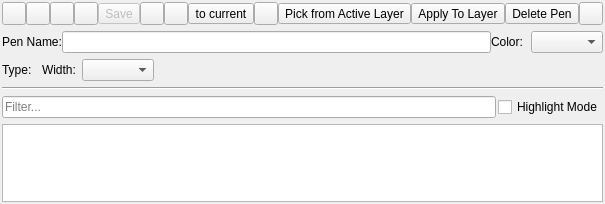
<?xml version="1.0" encoding="UTF-8"?>
<ui version="4.0">
 <class>LC_PenPaletteWidget</class>
 <widget class="QWidget" name="LC_PenPaletteWidget">
  <property name="geometry">
   <rect>
    <x>0</x>
    <y>0</y>
    <width>371</width>
    <height>204</height>
   </rect>
  </property>
  <property name="sizePolicy">
   <sizepolicy hsizetype="Preferred" vsizetype="Preferred">
    <horstretch>0</horstretch>
    <verstretch>0</verstretch>
   </sizepolicy>
  </property>
  <property name="windowTitle">
   <string>Pen Palette</string>
  </property>
  <layout class="QGridLayout" name="gridLayout">
   <property name="sizeConstraint">
    <enum>QLayout::SetDefaultConstraint</enum>
   </property>
   <property name="leftMargin">
    <number>2</number>
   </property>
   <property name="topMargin">
    <number>2</number>
   </property>
   <property name="rightMargin">
    <number>2</number>
   </property>
   <property name="bottomMargin">
    <number>2</number>
   </property>
   <property name="horizontalSpacing">
    <number>0</number>
   </property>
   <item row="1" column="0">
    <layout class="QHBoxLayout" name="layButtons">
     <item>
      <widget class="QToolButton" name="tbEditSelectResolvedFromEntity">
       <property name="toolTip">
        <string>Fill Pen Editor by Entity Drawing Pen</string>
       </property>
       <property name="text">
        <string/>
       </property>
       <property name="icon">
        <iconset resource="../../../../res/extui/extui.qrc">
         <normaloff>:/extui/relzeromove.png</normaloff>:/extui/relzeromove.png</iconset>
       </property>
      </widget>
     </item>
     <item>
      <widget class="QToolButton" name="tbEditSelectFromEntity">
       <property name="toolTip">
        <string>Fill Pen Editor by Entity Attributes</string>
       </property>
       <property name="text">
        <string/>
       </property>
       <property name="icon">
        <iconset resource="../../../../res/extui/extui.qrc">
         <normaloff>:/extui/selectsingle.png</normaloff>:/extui/selectsingle.png</iconset>
       </property>
      </widget>
     </item>
     <item>
      <widget class="QToolButton" name="tbEditSelectEntitiesByResolvedPen">
       <property name="toolTip">
        <string>Select Entities By Drawing Pen</string>
       </property>
       <property name="text">
        <string/>
       </property>
       <property name="icon">
        <iconset resource="../../../../res/extui/extui.qrc">
         <normaloff>:/extui/selectinvert.png</normaloff>:/extui/selectinvert.png</iconset>
       </property>
      </widget>
     </item>
     <item>
      <widget class="QToolButton" name="tbEditSelectEntities">
       <property name="toolTip">
        <string>Select Entities By Pen Attributes</string>
       </property>
       <property name="text">
        <string/>
       </property>
       <property name="icon">
        <iconset resource="../../../../res/extui/extui.qrc">
         <normaloff>:/extui/selectinters.png</normaloff>:/extui/selectinters.png</iconset>
       </property>
      </widget>
     </item>
     <item>
      <widget class="QToolButton" name="tbEditSave">
       <property name="enabled">
        <bool>false</bool>
       </property>
       <property name="toolTip">
        <string>Save</string>
       </property>
       <property name="text">
        <string>Save</string>
       </property>
       <property name="icon">
        <iconset resource="../../../../res/actions/actions.qrc">
         <normaloff>:/actions/filesave.png</normaloff>:/actions/filesave.png</iconset>
       </property>
      </widget>
     </item>
     <item>
      <widget class="QToolButton" name="tbEditApplyToSelection">
       <property name="toolTip">
        <string>Apply Pen To Selection</string>
       </property>
       <property name="text">
        <string/>
       </property>
       <property name="icon">
        <iconset resource="../../../../res/extui/extui.qrc">
         <normaloff>:/extui/selectdoubles.png</normaloff>:/extui/selectdoubles.png</iconset>
       </property>
      </widget>
     </item>
     <item>
      <widget class="QToolButton" name="tbEditApplyFromCurrent">
       <property name="toolTip">
        <string>Fill Editor Pen by Current Pen</string>
       </property>
       <property name="text">
        <string/>
       </property>
       <property name="icon">
        <iconset resource="../../../../res/actions/actions.qrc">
         <normaloff>:/actions/editredo.png</normaloff>:/actions/editredo.png</iconset>
       </property>
      </widget>
     </item>
     <item>
      <widget class="QToolButton" name="tbSetAsCurrent">
       <property name="toolTip">
        <string>Apply Editor Pen As Current Pen</string>
       </property>
       <property name="text">
        <string>to current</string>
       </property>
       <property name="icon">
        <iconset resource="../../../../res/actions/actions.qrc">
         <normaloff>:/actions/editundo.png</normaloff>:/actions/editundo.png</iconset>
       </property>
      </widget>
     </item>
     <item>
      <widget class="QToolButton" name="tbUpdateCurrentPenByActiveLayer">
       <property name="toolTip">
        <string>Update Current Pen by Active Layer' Pen</string>
       </property>
       <property name="text">
        <string/>
       </property>
       <property name="icon">
        <iconset resource="../../../../res/extui/extui.qrc">
         <normaloff>:/extui/back.png</normaloff>:/extui/back.png</iconset>
       </property>
      </widget>
     </item>
     <item>
      <widget class="QToolButton" name="tbPickFromActiveLayer">
       <property name="toolTip">
        <string>Fill Pen Editor from Active Layer's Pen</string>
       </property>
       <property name="text">
        <string>Pick from Active Layer</string>
       </property>
       <property name="icon">
        <iconset resource="../../../../res/extui/extui.qrc">
         <normaloff>:/extui/selectlayer.png</normaloff>:/extui/selectlayer.png</iconset>
       </property>
      </widget>
     </item>
     <item>
      <widget class="QToolButton" name="tbApplyToActiveLayer">
       <property name="toolTip">
        <string>Apply Editor Pen to Active Layer Pen</string>
       </property>
       <property name="text">
        <string>Apply To Layer</string>
       </property>
       <property name="icon">
        <iconset resource="../../../../res/ui/ui.qrc">
         <normaloff>:/ui/layeredit.png</normaloff>:/ui/layeredit.png</iconset>
       </property>
      </widget>
     </item>
     <item>
      <widget class="QToolButton" name="tbRemove">
       <property name="toolTip">
        <string>Remove Selected Pen</string>
       </property>
       <property name="text">
        <string>Delete Pen</string>
       </property>
       <property name="icon">
        <iconset resource="../../../../res/icons/icons.qrc">
         <normaloff>:/icons/remove.svg</normaloff>:/icons/remove.svg</iconset>
       </property>
      </widget>
     </item>
    </layout>
   </item>
   <item row="12" column="0" colspan="2">
    <widget class="QTableView" name="tableView">
     <property name="sizePolicy">
      <sizepolicy hsizetype="Expanding" vsizetype="Expanding">
       <horstretch>1</horstretch>
       <verstretch>1</verstretch>
      </sizepolicy>
     </property>
     <property name="minimumSize">
      <size>
       <width>0</width>
       <height>0</height>
      </size>
     </property>
     <property name="sizeAdjustPolicy">
      <enum>QAbstractScrollArea::AdjustToContents</enum>
     </property>
     <property name="autoScrollMargin">
      <number>6</number>
     </property>
     <property name="editTriggers">
      <set>QAbstractItemView::NoEditTriggers</set>
     </property>
     <property name="showDropIndicator" stdset="0">
      <bool>false</bool>
     </property>
     <property name="dragDropOverwriteMode">
      <bool>false</bool>
     </property>
     <property name="selectionMode">
      <enum>QAbstractItemView::SingleSelection</enum>
     </property>
     <property name="selectionBehavior">
      <enum>QAbstractItemView::SelectRows</enum>
     </property>
     <property name="iconSize">
      <size>
       <width>24</width>
       <height>24</height>
      </size>
     </property>
     <property name="showGrid">
      <bool>false</bool>
     </property>
     <property name="gridStyle">
      <enum>Qt::DashLine</enum>
     </property>
     <property name="cornerButtonEnabled">
      <bool>false</bool>
     </property>
     <attribute name="horizontalHeaderVisible">
      <bool>false</bool>
     </attribute>
     <attribute name="horizontalHeaderMinimumSectionSize">
      <number>24</number>
     </attribute>
     <attribute name="horizontalHeaderStretchLastSection">
      <bool>true</bool>
     </attribute>
     <attribute name="verticalHeaderVisible">
      <bool>false</bool>
     </attribute>
    </widget>
   </item>
   <item row="7" column="0" colspan="2">
    <layout class="QHBoxLayout" name="layTypeWidth">
     <item>
      <widget class="QLabel" name="lType">
       <property name="sizePolicy">
        <sizepolicy hsizetype="Preferred" vsizetype="Expanding">
         <horstretch>0</horstretch>
         <verstretch>0</verstretch>
        </sizepolicy>
       </property>
       <property name="minimumSize">
        <size>
         <width>40</width>
         <height>0</height>
        </size>
       </property>
       <property name="toolTip">
        <string/>
       </property>
       <property name="text">
        <string>Type:</string>
       </property>
      </widget>
     </item>
     <item>
      <widget class="QG_LineTypeBox" name="cbType" native="true">
       <property name="toolTip">
        <string>Line type</string>
       </property>
      </widget>
     </item>
     <item>
      <widget class="QLabel" name="label">
       <property name="sizePolicy">
        <sizepolicy hsizetype="Preferred" vsizetype="Expanding">
         <horstretch>0</horstretch>
         <verstretch>0</verstretch>
        </sizepolicy>
       </property>
       <property name="minimumSize">
        <size>
         <width>40</width>
         <height>0</height>
        </size>
       </property>
       <property name="text">
        <string>Width:</string>
       </property>
      </widget>
     </item>
     <item>
      <widget class="QG_WidthBox" name="cbWidth">
       <property name="toolTip">
        <string>Width of line</string>
       </property>
      </widget>
     </item>
     <item>
      <spacer name="horizontalSpacer_2">
       <property name="orientation">
        <enum>Qt::Horizontal</enum>
       </property>
       <property name="sizeHint" stdset="0">
        <size>
         <width>0</width>
         <height>20</height>
        </size>
       </property>
      </spacer>
     </item>
    </layout>
   </item>
   <item row="6" column="0" colspan="2">
    <layout class="QHBoxLayout" name="layPenColor">
     <item>
      <widget class="QLabel" name="lblName">
       <property name="sizePolicy">
        <sizepolicy hsizetype="Preferred" vsizetype="Expanding">
         <horstretch>0</horstretch>
         <verstretch>0</verstretch>
        </sizepolicy>
       </property>
       <property name="text">
        <string>Pen Name:</string>
       </property>
      </widget>
     </item>
     <item>
      <widget class="QLineEdit" name="lePenName">
       <property name="enabled">
        <bool>true</bool>
       </property>
       <property name="sizePolicy">
        <sizepolicy hsizetype="Preferred" vsizetype="Preferred">
         <horstretch>2</horstretch>
         <verstretch>0</verstretch>
        </sizepolicy>
       </property>
       <property name="minimumSize">
        <size>
         <width>0</width>
         <height>0</height>
        </size>
       </property>
       <property name="maximumSize">
        <size>
         <width>16777215</width>
         <height>16777215</height>
        </size>
       </property>
       <property name="baseSize">
        <size>
         <width>130</width>
         <height>22</height>
        </size>
       </property>
       <property name="toolTip">
        <string>Name of pen</string>
       </property>
      </widget>
     </item>
     <item>
      <widget class="QLabel" name="lColor">
       <property name="sizePolicy">
        <sizepolicy hsizetype="Preferred" vsizetype="Expanding">
         <horstretch>0</horstretch>
         <verstretch>0</verstretch>
        </sizepolicy>
       </property>
       <property name="minimumSize">
        <size>
         <width>40</width>
         <height>0</height>
        </size>
       </property>
       <property name="text">
        <string>Color:</string>
       </property>
      </widget>
     </item>
     <item>
      <widget class="QG_ColorBox" name="cbColor"/>
     </item>
     <item>
      <spacer name="horizontalSpacer">
       <property name="orientation">
        <enum>Qt::Horizontal</enum>
       </property>
       <property name="sizeHint" stdset="0">
        <size>
         <width>0</width>
         <height>20</height>
        </size>
       </property>
      </spacer>
     </item>
    </layout>
   </item>
   <item row="8" column="0" colspan="2">
    <widget class="Line" name="line">
     <property name="orientation">
      <enum>Qt::Horizontal</enum>
     </property>
    </widget>
   </item>
   <item row="1" column="1">
    <widget class="QToolButton" name="tbSettings">
     <property name="toolTip">
      <string>Settings</string>
     </property>
     <property name="styleSheet">
      <string notr="true"/>
     </property>
     <property name="text">
      <string/>
     </property>
     <property name="icon">
      <iconset resource="../../../../res/actions/actions.qrc">
       <normaloff>:/actions/configure.png</normaloff>:/actions/configure.png</iconset>
     </property>
    </widget>
   </item>
   <item row="10" column="0" colspan="2">
    <layout class="QHBoxLayout" name="layFilter">
     <item>
      <widget class="QLineEdit" name="leFilterMask">
       <property name="sizePolicy">
        <sizepolicy hsizetype="Minimum" vsizetype="Minimum">
         <horstretch>1</horstretch>
         <verstretch>0</verstretch>
        </sizepolicy>
       </property>
       <property name="minimumSize">
        <size>
         <width>50</width>
         <height>0</height>
        </size>
       </property>
       <property name="toolTip">
        <string>Filtering pens by name</string>
       </property>
       <property name="placeholderText">
        <string>Filter...</string>
       </property>
       <property name="clearButtonEnabled">
        <bool>true</bool>
       </property>
      </widget>
     </item>
     <item>
      <spacer name="horizontalSpacer_3">
       <property name="orientation">
        <enum>Qt::Horizontal</enum>
       </property>
       <property name="sizeHint" stdset="0">
        <size>
         <width>2</width>
         <height>20</height>
        </size>
       </property>
      </spacer>
     </item>
     <item>
      <widget class="QCheckBox" name="cbHighlightMode">
       <property name="sizePolicy">
        <sizepolicy hsizetype="Preferred" vsizetype="Preferred">
         <horstretch>0</horstretch>
         <verstretch>0</verstretch>
        </sizepolicy>
       </property>
       <property name="toolTip">
        <string>If checked, matched pens are highlighted, otherwise non-matching pens are hidden.</string>
       </property>
       <property name="text">
        <string>Highlight Mode</string>
       </property>
      </widget>
     </item>
    </layout>
   </item>
  </layout>
 </widget>
 <customwidgets>
  <customwidget>
   <class>QG_LineTypeBox</class>
   <extends>QWidget</extends>
   <header>qg_linetypebox.h</header>
  </customwidget>
  <customwidget>
   <class>QG_ColorBox</class>
   <extends>QComboBox</extends>
   <header>../ui/components/comboboxes/qg_colorbox.h</header>
  </customwidget>
  <customwidget>
   <class>QG_WidthBox</class>
   <extends>QComboBox</extends>
   <header>../ui/components/comboboxes/qg_widthbox.h</header>
  </customwidget>
 </customwidgets>
 <resources>
  <include location="../../../../res/extui/extui.qrc"/>
  <include location="../../../../res/ui/ui.qrc"/>
  <include location="../../../../res/actions/actions.qrc"/>
  <include location="../../../../res/icons/icons.qrc"/>
  <include location="../../../../res/icons/icons.qrc"/>
 </resources>
 <connections/>
</ui>
